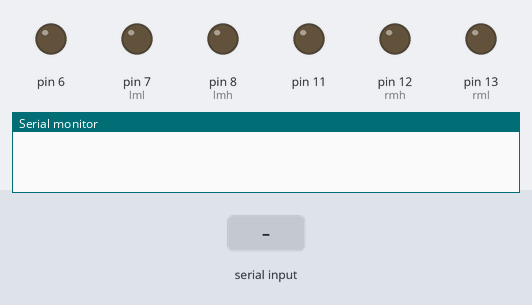
Simulated run of this sketch. Board: Arduino Uno, built with avr-gcc and run on an emulated ATmega328P. Shown: output pins drawn as LEDs (lit = HIGH), the last lines printed to the serial monitor. The inputs (shaded band) are chosen by the test bench.

Above: at 1.2 s.
1.3 s: "F" received over Serial
At 2.5 s:
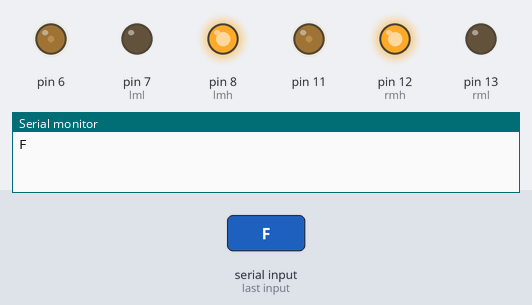
2.8 s: "R" received over Serial
At 3.6 s:
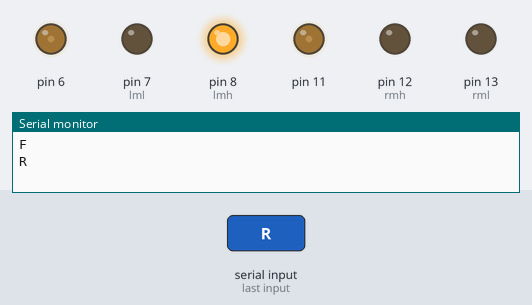
4.3 s: "B" received over Serial
At 4.8 s:
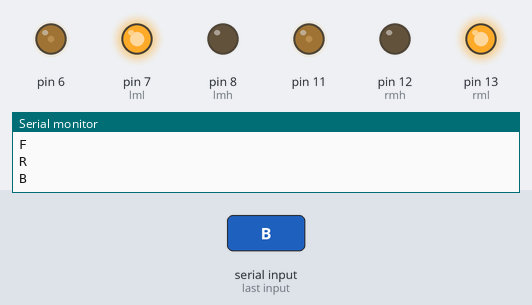
5.8 s: "L" received over Serial
At 7.0 s:
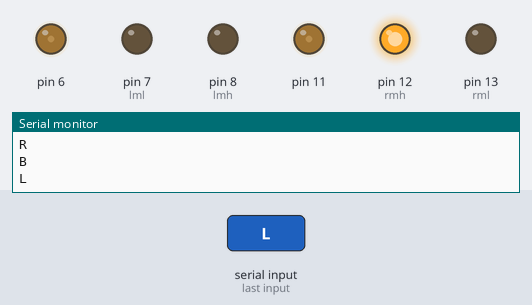
7.3 s: "A" received over Serial
At 8.3 s:
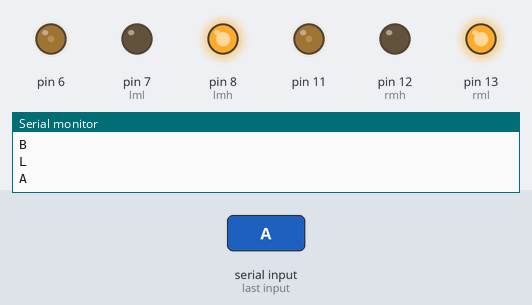
8.8 s: "S" received over Serial
At 9.4 s:
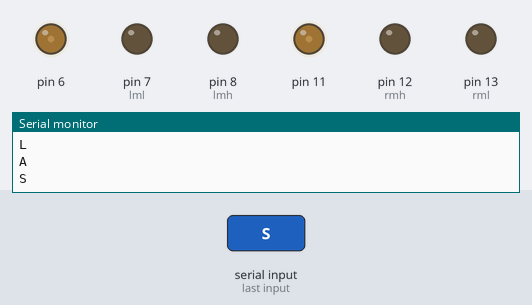
Timing chart, 0 to 11.3 s (numbered marks = the images above; inputs shaded):
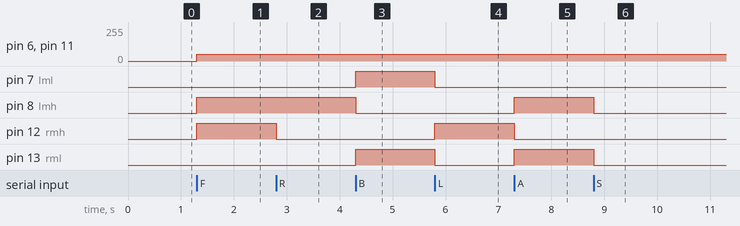

Measured:
- after the input at 1.3 s, pin 6, pin 11: 0/255 → 50/255 at once; pin 8 (lmh), pin 12 (rmh): LOW → HIGH at once
- after the input at 2.8 s, pin 12 (rmh): HIGH → LOW at once
- after the input at 4.3 s, pin 7 (lml), pin 13 (rml): LOW → HIGH at once; pin 8 (lmh): HIGH → LOW at once
- after the input at 5.8 s, pin 7 (lml), pin 13 (rml): HIGH → LOW at once; pin 12 (rmh): LOW → HIGH at once
- after the input at 7.3 s, pin 8 (lmh), pin 13 (rml): LOW → HIGH at once; pin 12 (rmh): HIGH → LOW at once
- after the input at 8.8 s, pin 8 (lmh), pin 13 (rml): HIGH → LOW at once

The sketch:

hand_control.ino
```cpp
int data = 0;
char control;
const int enb = 6;
const int lml = 7; //left motor low
const int lmh = 8; //left motor high
const int ena = 11;
const int rmh = 12; //right motor high
const int rml = 13; //right motor low
void setup() {
  pinMode(7,OUTPUT);
  pinMode(8,OUTPUT);
  pinMode(12,OUTPUT);
  pinMode(13,OUTPUT);
  pinMode(11,OUTPUT);
  pinMode(6,OUTPUT);
  digitalWrite(lml,0);
  digitalWrite(lmh,0);
  digitalWrite(rmh,0);
  digitalWrite(rml,0);
  analogWrite(11,0);
  analogWrite(6,0);
  Serial.begin(9600);

}

void loop() {
  while(Serial.available()>0){
    data = Serial.read();
    control = (char)data;
    switch (control) {
      case 'F': moveForward(); break;
      case 'R': moveRight(); break;
      case 'B': moveBackward(); break;
      case 'L': moveLeft(); break;
      case 'A': ANTONY(); break;
      case 'S': stopMotors(); break;
      default:
        Serial.println("Invalid command");
        break;
    }
        Serial.println(control);
        analogWrite(11,50);
        analogWrite(6,50);
  }

}
void moveForward(){
  analogWrite(11,90);
  analogWrite(6,90);
  digitalWrite(lml,0);
  digitalWrite(lmh,1);
  digitalWrite(rmh,1);
  digitalWrite(rml,0);
}
void stopMotors(){
  digitalWrite(lml,0);
  digitalWrite(lmh,0);
  digitalWrite(rmh,0);
  digitalWrite(rml,0);
}
void moveBackward(){
  analogWrite(11,50);
  analogWrite(6,50);
  digitalWrite(lml,1);
  digitalWrite(lmh,0);
  digitalWrite(rmh,0);
  digitalWrite(rml,1);
}
void moveRight(){
  analogWrite(11,90);
  analogWrite(6,90);
  digitalWrite(lml,0);
  digitalWrite(lmh,1);
  digitalWrite(rmh,0);
  digitalWrite(rml,0);
}
void moveLeft(){
  analogWrite(11,90);
  analogWrite(6,90);
  digitalWrite(lml,0);
  digitalWrite(lmh,0);
  digitalWrite(rmh,1);
  digitalWrite(rml,0);
}
void ANTONY(){
  analogWrite(11,90);
  analogWrite(6,90);
  digitalWrite(lml,0);
  digitalWrite(lmh,1);
  digitalWrite(rmh,0);
  digitalWrite(rml,1);
}
```
